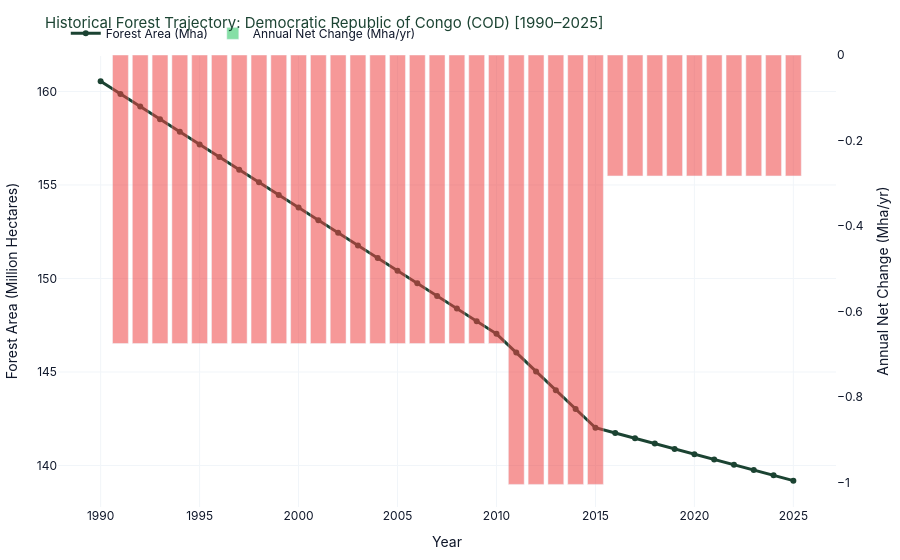

The notebook cell this image was saved under:
### Markdown cell above
### 3. Country Deep-Dive: Democratic Republic of the Congo (COD)
The Congo Basin is the second largest tropical rainforest on Earth.

### Code cell
fig_drc = create_country_deep_dive_chart(df_panel, iso3="COD")
fig_drc.show()

### Figure 1 — Plotly figure (JSON) as saved in the notebook; plotly's stock layout.template omitted (floating-point values rounded to 4 significant figures)
{"data": [{"hovertemplate": "<b>%{x}</b><br>Forest Area: %{y:,.3f} Mha<extra></extra>", "line": {"color": "#1b4332", "width": 3}, "mode": "lines+markers", "name": "Forest Area (Mha)", "type": "scatter", "x": [1990, 1991, 1992, 1993, 1994, 1995, 1996, 1997, 1998, 1999, 2000, 2001, 2002, 2003, 2004, 2005, 2006, 2007, 2008, 2009, 2010, 2011, 2012, 2013, 2014, 2015, 2016, 2017, 2018, 2019, 2020, 2021, 2022, 2023, 2024, 2025], "y": [160.5, 159.9, 159.2, 158.5, 157.8, 157.2, 156.5, 155.8, 155.1, 154.5, 153.8, 153.1, 152.4, 151.8, 151.1, 150.4, 149.7, 149.1, 148.4, 147.7, 147.0, 146.0, 145.0, 144.0, 143.0, 142.0, 141.7, 141.5, 141.2, 140.9, 140.6, 140.3, 140.0, 139.8, 139.5, 139.2]}, {"hovertemplate": "<b>%{x}</b><br>Annual Net Change: %{y:+.4f} Mha/yr<extra></extra>", "marker": {"color": ["#22c55e", "#ef4444", "#ef4444", "#ef4444", "#ef4444", "#ef4444", "#ef4444", "#ef4444", "#ef4444", "#ef4444", "#ef4444", "#ef4444", "#ef4444", "#ef4444", "#ef4444", "#ef4444", "#ef4444", "#ef4444", "#ef4444", "#ef4444", "#ef4444", "#ef4444", "#ef4444", "#ef4444", "#ef4444", "#ef4444", "#ef4444", "#ef4444", "#ef4444", "#ef4444", "#ef4444", "#ef4444", "#ef4444", "#ef4444", "#ef4444", "#ef4444"]}, "name": "Annual Net Change (Mha/yr)", "opacity": 0.55, "type": "bar", "x": [1990, 1991, 1992, 1993, 1994, 1995, 1996, 1997, 1998, 1999, 2000, 2001, 2002, 2003, 2004, 2005, 2006, 2007, 2008, 2009, 2010, 2011, 2012, 2013, 2014, 2015, 2016, 2017, 2018, 2019, 2020, 2021, 2022, 2023, 2024, 2025], "y": [NaN, -0.675, -0.675, -0.675, -0.675, -0.675, -0.675, -0.675, -0.675, -0.675, -0.675, -0.675, -0.675, -0.675, -0.675, -0.675, -0.675, -0.675, -0.675, -0.675, -0.675, -1.004, -1.004, -1.004, -1.004, -1.004, -0.2829, -0.2829, -0.2829, -0.2829, -0.2829, -0.2829, -0.2829, -0.2829, -0.2829, -0.2829], "yaxis": "y2"}], "layout": {"font": {"color": "#0f172a", "family": "Inter, Segoe UI, Arial, sans-serif"}, "hoverlabel": {"bgcolor": "#1b4332", "font": {"color": "white", "family": "Inter, sans-serif", "size": 12}}, "legend": {"bgcolor": "rgba(255,255,255,0.8)", "orientation": "h", "x": 0.01, "y": 1.08}, "margin": {"b": 40, "l": 40, "r": 30, "t": 55}, "paper_bgcolor": "white", "plot_bgcolor": "white", "title": {"font": {"color": "#1b4332", "size": 15}, "text": "Historical Forest Trajectory: Democratic Republic of Congo (COD) [1990–2025]"}, "xaxis": {"gridcolor": "#f1f5f9", "showgrid": true, "title": {"text": "Year"}}, "yaxis": {"gridcolor": "#f1f5f9", "showgrid": true, "side": "left", "title": {"text": "Forest Area (Million Hectares)"}}, "yaxis2": {"overlaying": "y", "showgrid": false, "side": "right", "title": {"text": "Annual Net Change (Mha/yr)"}}}}
